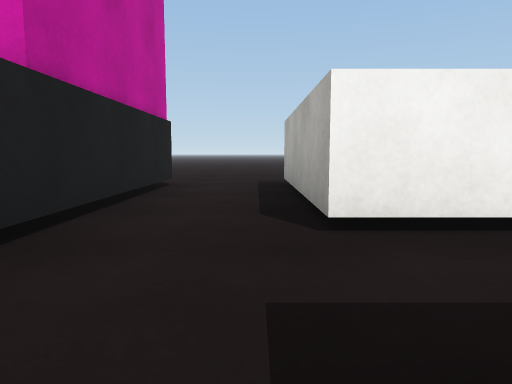
[1] (above)

24 first-person views from a walk through a scene from a Unity 3-D project. The camera is 0.55 m above the floor, tilts 6° down and sees 70° across. The floor is counted in squares, 1 m on a side. Each view is taken from the middle of a square. On the plan, view 1 faces up. The plan holds only what a view shows up to about 9 squares ahead; the rest is blank. The place goes on beyond the plan. Surface patterns are stand-ins for the level's own textures.

[2]
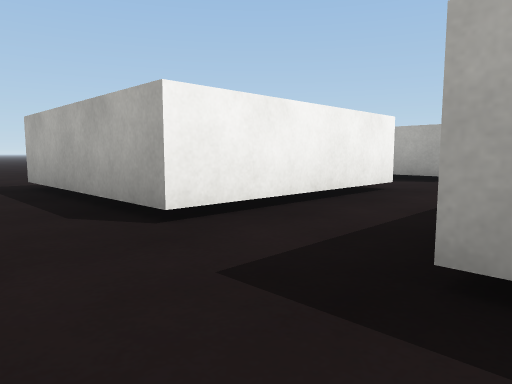

[3]
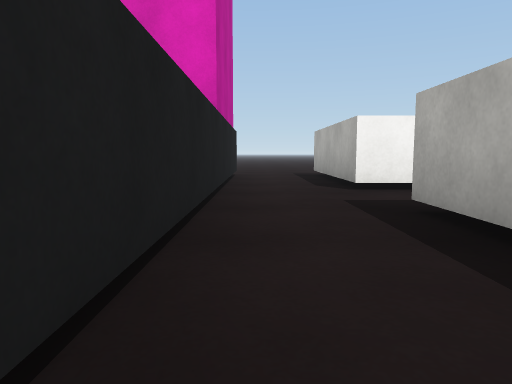

[4]
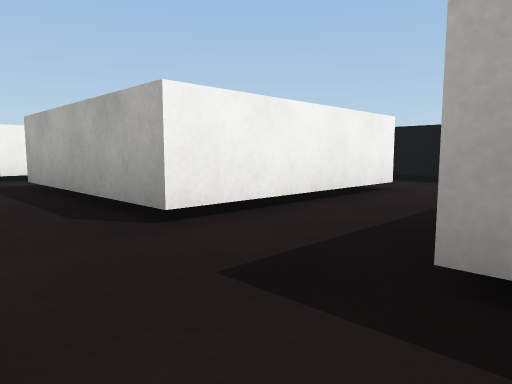

[5]
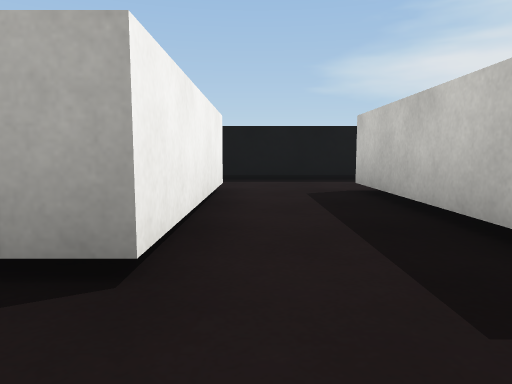

[6]
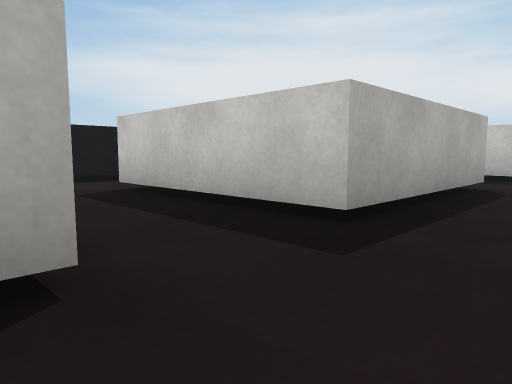

[7]
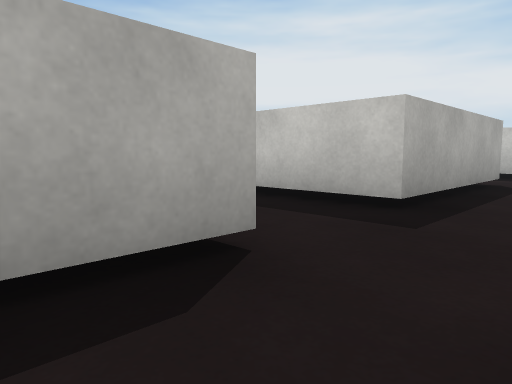

[8]
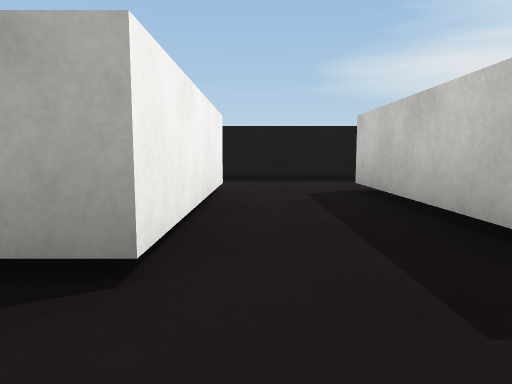

[9]
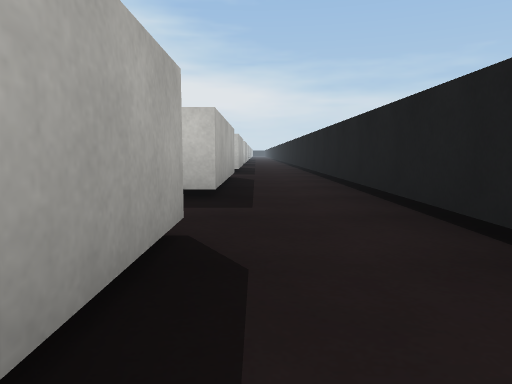

[10]
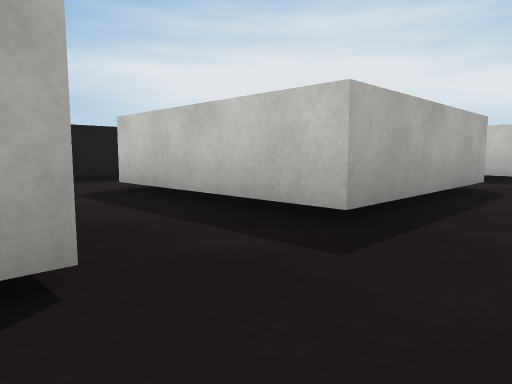

[11]
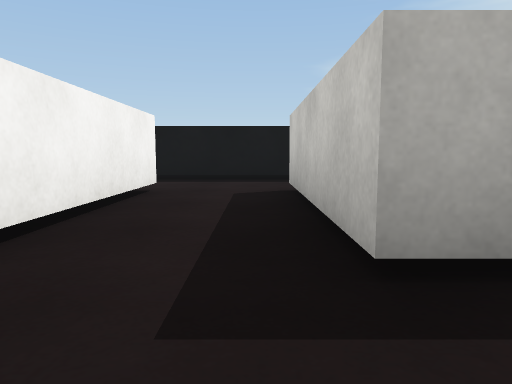

[12]
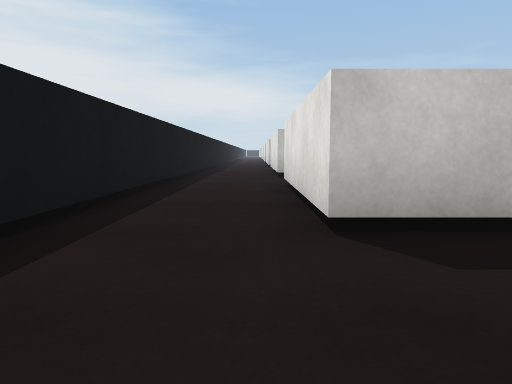

[13]
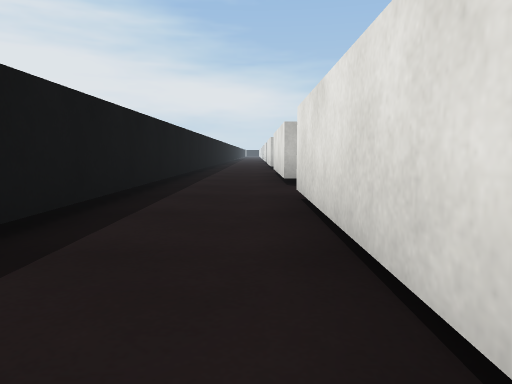

[14]
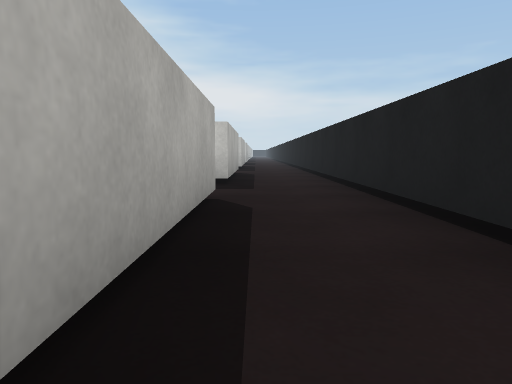

[15]
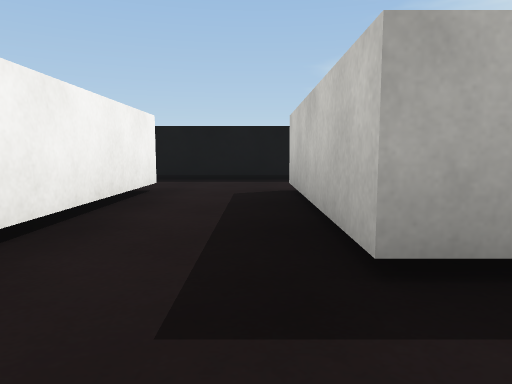

[16]
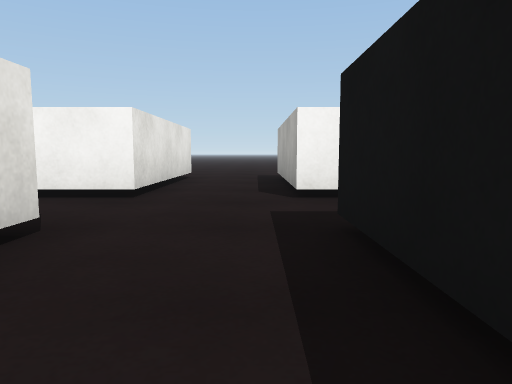

[17]
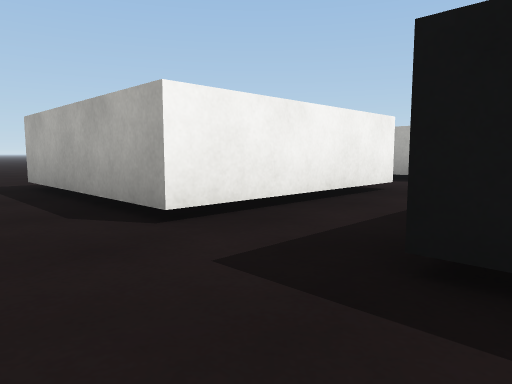

[18]
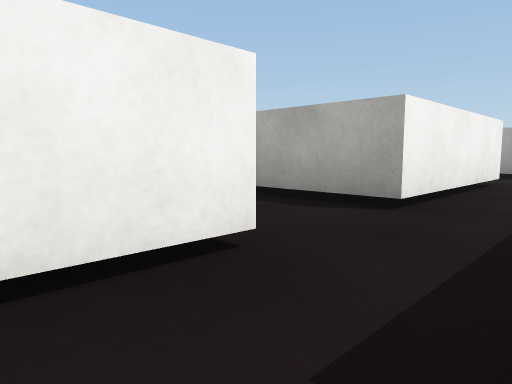

[19]
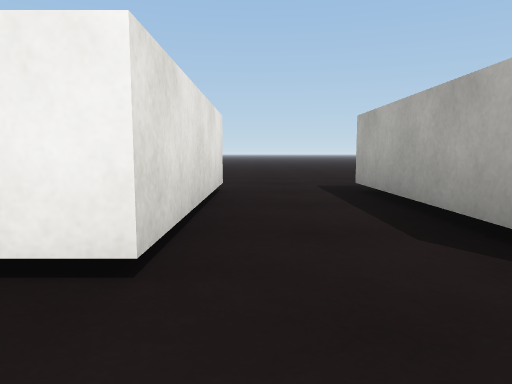

[20]
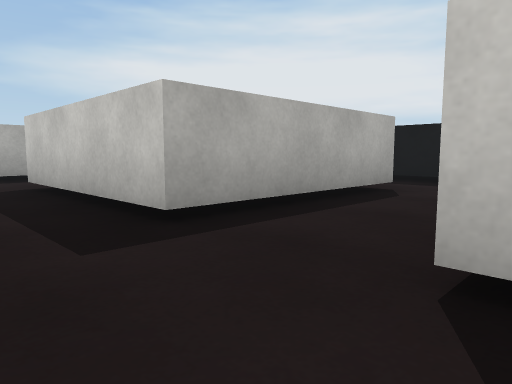

[21]
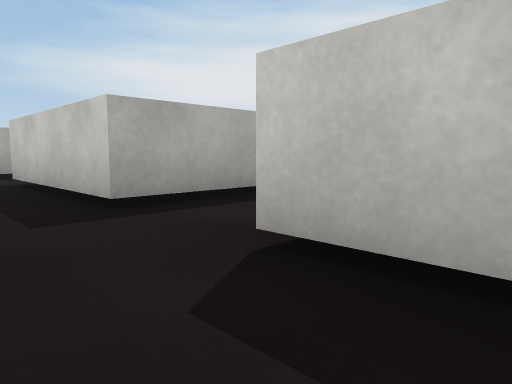

[22]
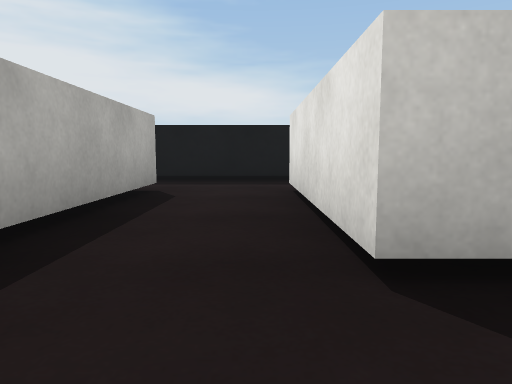

[23]
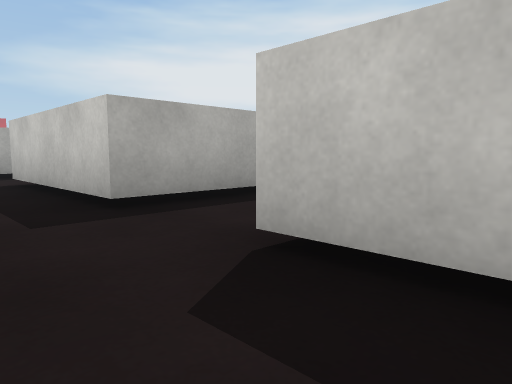

[24]
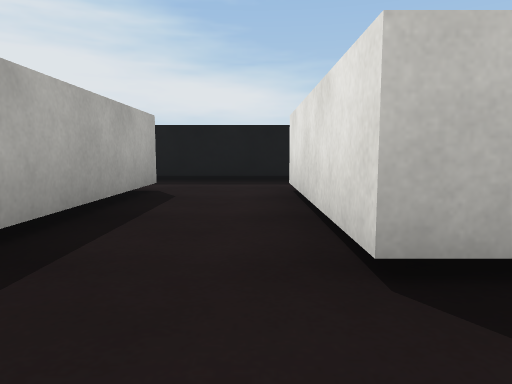

### Floor plan
Points are (right, up) in squares from view 1. A wall is a line through its corners. A room is listed if a view was taken in it or the views show most of it. See-through windows are left out.
Room 1 (views 1, 2, 3, 4, 5, 6, 7, 8, 9, 10, 11, 12, 13, 14, 15, 16, 17, 18, 19, 20, 21, 22, 23, 24)
walls: (4.6, -3.5) (0.5, -3.5) (0.5, 0.5); (6.6, -6.5) (6.6, 0.8); (4.5, 0.5) (4.5, 0); (4.5, -9.5) (0.5, -9.5) (0.5, -5.5) (4.5, -5.5); (12.4, 0.7) (13.4, 0.7); (12.5, 2.5) (12.5, 6.5) (16.5, 6.5) (16.5, 2.5) (12.5, 2.5); (6.6, -12.1) (6.6, -9.2); (4.5, 6.5) (4.5, 2.5) (0.5, 2.5) (0.5, 6.5); (10.5, 6.5) (10.5, 2.5) (6.6, 2.5) (6.6, 6.5); (16.2, 0.7) (19, 0.7); (-1.5, 6.6) (-1.5, -2.4); (4.5, -15.5) (1, -15.5); (18.5, 2.5) (18.5, 6.5) (22.5, 6.5) (22.5, 2.5); (0.5, -15.6) (0.5, -11.5) (4.5, -11.5); (-1.5, -15) (-1.5, -25.5); (22.2, 0.7) (25, 0.7); (0.5, -21.5) (0.5, -17.5) (4.5, -17.5) (4.5, -21.5) (1, -21.5); (24.5, 2.5) (24.5, 6.5) (28.5, 6.5); (6.6, -25.5) (6.6, -14.9); (0.5, -25.5) (0.5, -23.5) (4.5, -23.5) (4.5, -25.4)

Positions as (right, up) in squares from view 1, and headings:
1: (0, 0), facing up
2: (-1, 0), facing up-right
3: (-1, -3), facing up
4: (-1, -6), facing up-right
5: (-1, -4), facing right
6: (-1, -3), facing down-right
7: (-1, -8), facing down-right
8: (-1, -10), facing right
9: (0, -13), facing down
10: (-1, -15), facing down-right
11: (-1, -17), facing right
12: (5, -15), facing down
13: (5, -17), facing down
14: (0, -17), facing down
15: (-1, -23), facing right
16: (6, -2), facing up
17: (5, 0), facing up-right
18: (9, 1), facing up-right
19: (11, 1), facing up
20: (10, 8), facing down-right
21: (15, 8), facing down-right
22: (17, 8), facing down
23: (21, 8), facing down-right
24: (23, 8), facing down
